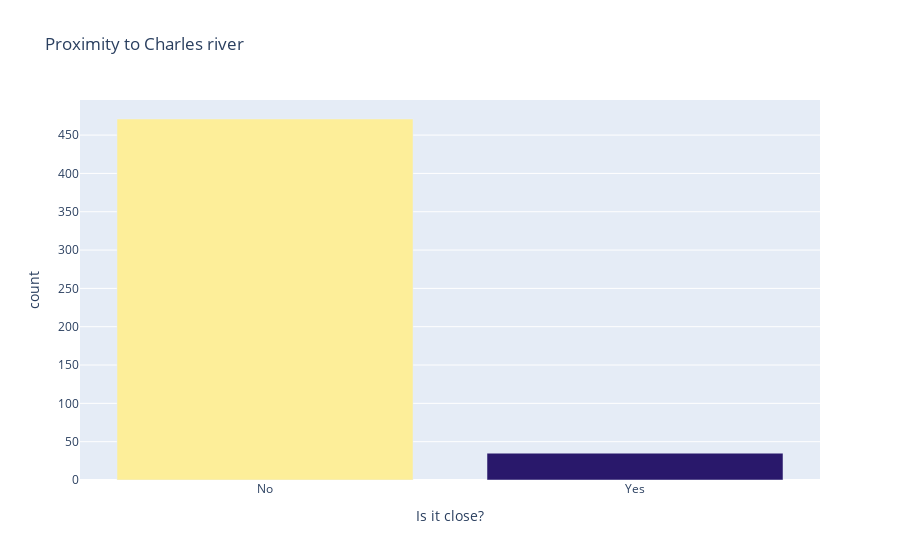

Write notebook code for a chart like this one.
### Markdown cell above
#### Next to the River? ⛵️

**Challenge**

Create a bar chart with plotly for CHAS to show many more homes are away from the river versus next to it. The bar chart should look something like this:

<img src=https://i.imgur.com/AHwoQ6l.png height=350>

You can make your life easier by providing a list of values for the x-axis (e.g., `x=['No', 'Yes']`)

### Code cell
river_grouped = data['CHAS'].value_counts().reset_index()
river_grouped.columns = ['proximity', 'count']
river_graph = px.bar(data_frame=river_grouped, x=['No', 'Yes'], y='count', color='count', color_continuous_scale=px.colors.sequential.haline, title="Proximity to Charles river")
river_graph.update_layout(showlegend=False, xaxis_title='Is it close?', coloraxis_showscale=False)
river_graph.show()

### Figure 1 — Plotly figure (JSON) as saved in the notebook; plotly's stock layout.template omitted (floating-point values rounded to 4 significant figures)
{"data": [{"hovertemplate": "x=%{x}<br>count=%{marker.color}<extra></extra>", "legendgroup": "", "marker": {"color": [471, 35], "coloraxis": "coloraxis", "pattern": {"shape": ""}}, "name": "", "orientation": "v", "showlegend": false, "textposition": "auto", "type": "bar", "x": ["No", "Yes"], "xaxis": "x", "y": [471, 35], "yaxis": "y"}], "layout": {"barmode": "relative", "coloraxis": {"colorbar": {"title": {"text": "count"}}, "colorscale": [[0, "rgb(41, 24, 107)"], [0.09091, "rgb(42, 35, 160)"], [0.1818, "rgb(15, 71, 153)"], [0.2727, "rgb(18, 95, 142)"], [0.3636, "rgb(38, 116, 137)"], [0.4545, "rgb(53, 136, 136)"], [0.5455, "rgb(65, 157, 133)"], [0.6364, "rgb(81, 178, 124)"], [0.7273, "rgb(111, 198, 107)"], [0.8182, "rgb(160, 214, 91)"], [0.9091, "rgb(212, 225, 112)"], [1, "rgb(253, 238, 153)"]], "showscale": false}, "legend": {"tracegroupgap": 0}, "showlegend": false, "title": {"text": "Proximity to Charles river"}, "xaxis": {"anchor": "y", "domain": [0, 1], "title": {"text": "Is it close?"}}, "yaxis": {"anchor": "x", "domain": [0, 1], "title": {"text": "count"}}}}
